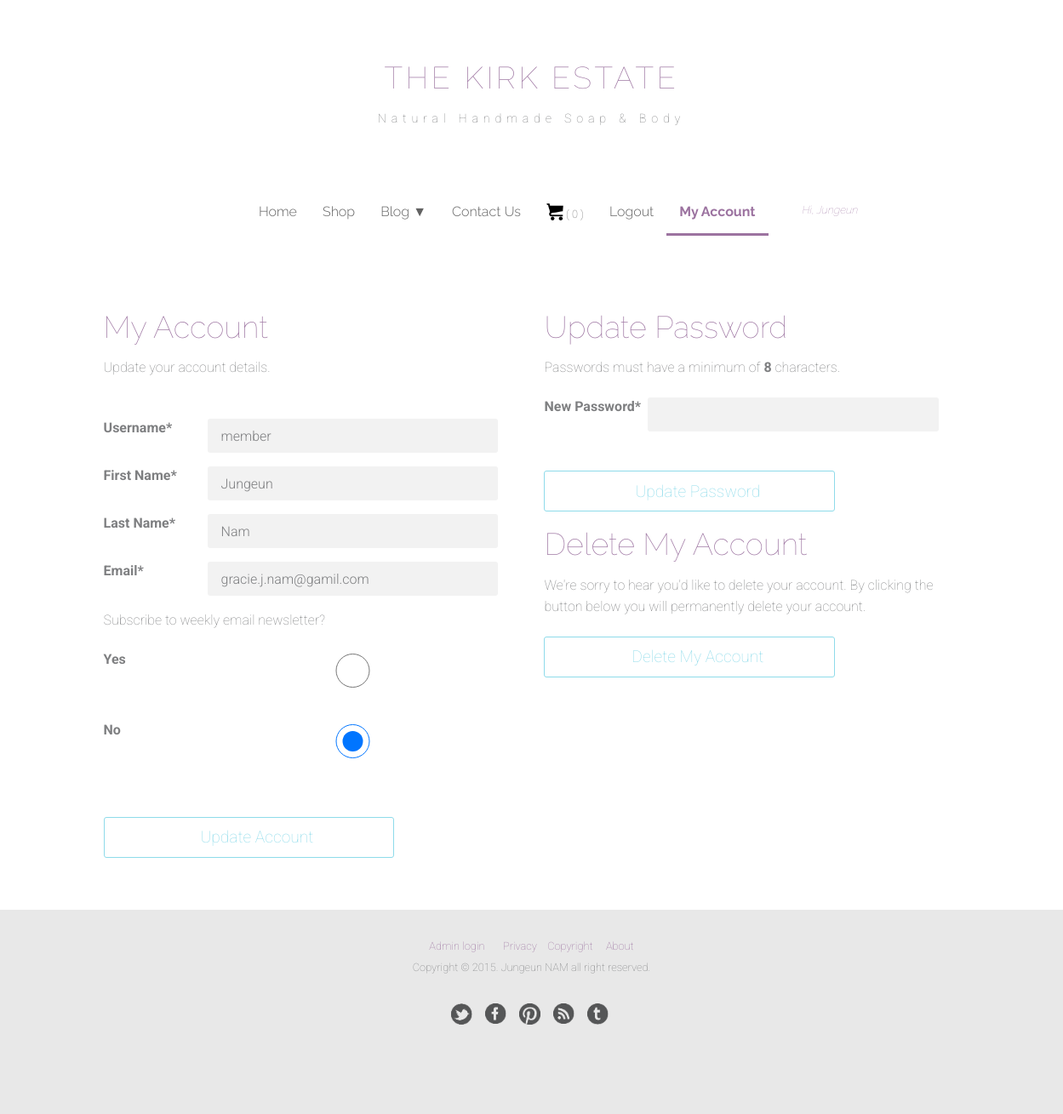
The app's page /pages/account.php (signed in) with its own data.
### tables this page shows
CREATE TABLE IF NOT EXISTS `user` (
  `userId` int(11) NOT NULL,
  `firstName` varchar(20) NOT NULL,
  `lastName` varchar(20) NOT NULL,
  `email` varchar(30) NOT NULL,
  `password` varchar(64) NOT NULL,
  `userName` varchar(10) NOT NULL,
  `newsletter` tinyint(1) NOT NULL,
  `accountId` int(10) NOT NULL
);

### pages/account.php (the view, shortened to what this page needs)
<?php
 include '../includes/header.php';
 include '../includes/nav.php';
 include '../includes/logincheckmember.php';
?>
<?php
     $userId = $_SESSION['user'];
     $sql = "SELECT * FROM user WHERE userId = '$userId'";
     $result = mysqli_query($con, $sql) or die(mysqli_error($con));
     $row = mysqli_fetch_array($result);
?>
</div>
</div>
<div class="row">
<div class="col-md-1"></div>
<div class="col-md-10">
<div class="content col-md-6">
    <h1>My Account</h1>
     <p>Update your account details.</p>
     <form id="myaccount" action="accountprocessing.php" method="post">
         <label>Username*</label> <input type="text" name="username" required
        value="<?php echo $row['userName'] ?>" readonly /><br />
         <label>First Name*</label> <input type="text" name="firstName" required
        value="<?php echo $row['firstName'] ?>" /><br />
         <label>Last Name*</label> <input type="text" name="lastName" required
        value="<?php echo $row['lastName'] ?>" /><br />
         <label>Email*</label> <input type="email" name="email" required
        value="<?php echo $row['email'] ?>" /><br />
     <p>Subscribe to weekly email newsletter?</p><br />
         <label>Yes</label><input class="checkbox" type="radio" name="newsletter" value="1" <?php
        if($row['newsletter'] == "1"){echo "checked";} ?>><br />
         <label>No</label><input class="checkbox" type="radio" name="newsletter" value="0" <?php
        if($row['newsletter'] == "0"){echo "checked";} ?>><br />
         <p><input class="submit" type="submit" name="accountupdate" value="Update Account" /></p>
     </form>
    </div>
    <div class="content col-md-6">
 <h1>Update Password</h1>
     <p>Passwords must have a minimum of <strong>8</strong> characters.</p><br />
     <form id="updatepassword" action="accountpasswordprocessing.php" method="post">
         <label>New Password*</label>
             <input type="password" name="password"
        pattern=".{8,}" title= "Password must be 8 characters or more" required /><br />
         <p><input class="submit" type="submit" name="passwordupdate" value="Update Password"
        /></p>
     </form>
 <h1>Delete My Account</h1>
     <p>We're sorry to hear you'd like to delete your account. By clicking the
    button below you will permanently delete your account.</p><br />
     <form id="accountdelete" action="accountdelete.php" method="post">
         <p><input class="submit" type="submit" value="Delete My Account" onclick="return
        confirm('Are you sure you wish to permanently delete your account?');" ></p>
     </form>
</div>
</div>
<?php
    include '../includes/footer.php';
?>

### css/main1.css (style rules this page uses)
html, body, div, h1, h2, h3, h4, h5, h6, p, ul, ol, li, img, form, fieldset, input, textarea, blockquote, .col-md-12 .container-fluid { margin:0; padding:0; }
html { background-color:#fff; }
body { background-color:#fff; color: #7e7f81; font-family:'Roboto', 'sans-serif', 'verdana', 'arial'; font-size: 1.6em; font-weight: 300; z-index: -100; }
.container p { line-height: 25px; font-weight: lighter; }
h1, h2 { color: #9c73a0; font-family:'Raleway', 'verdana', 'arial','sans-serif'; font-weight: lighter; margin-bottom: 15px; clear: both; }
label { clear: both; float: left; width: 25%; display: block; float: left; }
#myaccount input, #updatepassword input,#accountdelete .submit, #contactfield input { height: 2.5em; width: 70%; border-style: none; background-color: #f2f2f2; border-radius: 3px; margin-bottom: 1em; padding-left: 1em; }
#loginform .submit, .regi .submit, #myaccount .submit, #updatepassword .submit, #accountdelete .submit, #contactfield .submit { background-color: #fff; }
#myaccount { margin: 3em 0; }
.content { padding-top: 4em; }
.submit, .shopping, .printbutton { clear: both; float: left; color: #8edbea; font-size: 1.2em; background-color: #fff; width: 250px; height: 50px; margin: 30px 0; -webkit-border-radius: 3px; -moz-border-radius: 3px; border-radius: 3px; border: solid 1px #8edbea !important; }
#searchform, input { margin: 0; }
#newproduct input, #productupdate input, #productupdatimage input, #newcategory input, #addadmin input, #adminaccount input, #updateimage input, #adminupdatepassword input, #accountdelete input, #blogupdate input, #newblog input, #blogupdatimage input, #categoryupdate input { background-color: #f5f5f5; height: 40px; width: 70%; border-style: none; -webkit-border-radius: 3px; -moz-border-radius: 3px; border-radius: 3px; margin: 0 0 20px ; padding-left: 10px; }
html { position: relative; min-height: 100%; }
body { margin-bottom: 108px; }

### records on screen
user: username "member", firstName "Jungeun", lastName "Nam", email "gracie.j.nam@gamil.com", newsletter "☑"

### other values on screen
$cart_count "0"
$_SESSION['login'] "Jungeun"
